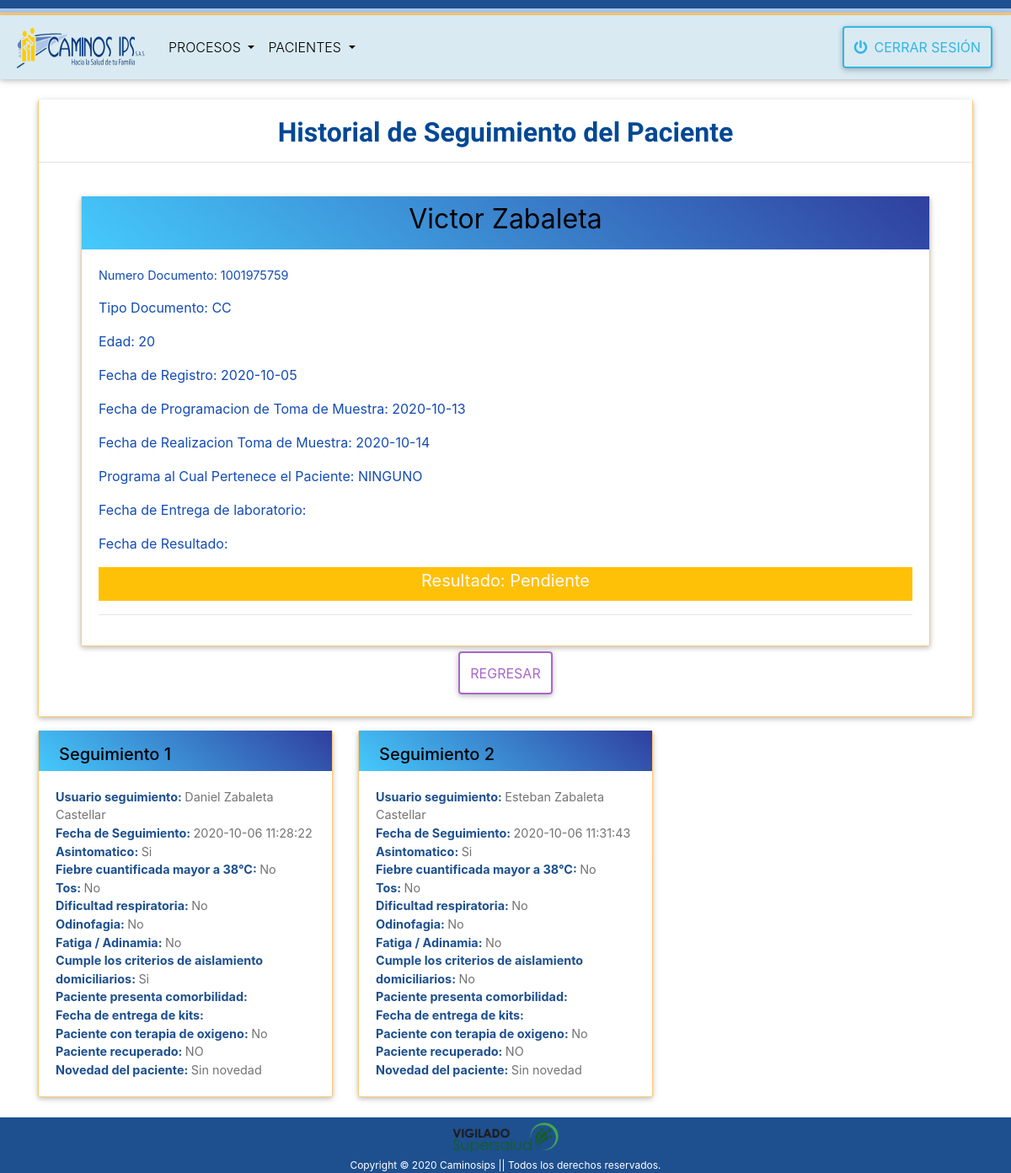
Page /historial_paciente.php?fs=2020-10-06&nd=1001975759 on the committed database.
### tables this page shows
CREATE TABLE IF NOT EXISTS `prog_toma_muestra` (
  `id` int(11) NOT NULL AUTO_INCREMENT,
  `usuario_id` int(11) DEFAULT NULL,
  `pacientes_id` int(11) NOT NULL,
  `acepta_visita` text,
  `fecha_programacion` datetime DEFAULT NULL,
  `fecha_realizacion` datetime DEFAULT NULL,
  `visita_exitosa` varchar(50) DEFAULT NULL,
  `tipo_prueba` varchar(50) DEFAULT NULL,
  `observacion` varchar(45) DEFAULT NULL,
  `motivo` text,
  `programacion_atencion` varchar(45) DEFAULT NULL,
  `programa_pertenece` varchar(45) DEFAULT NULL,
  `fecha_entrega_lab` date DEFAULT NULL,
  `fecha_procesamiento` date DEFAULT NULL,
  `fecha_resultado` date DEFAULT NULL,
  `resultado` enum('Positivo','Negativo','Pendiente') DEFAULT 'Pendiente',
  `estado_proceso` varchar(10) NOT NULL DEFAULT 'ACTIVO',
  `notificado` varchar(2) NOT NULL DEFAULT 'NO',
  `fecha_notificacion` datetime DEFAULT NULL,
  `fecha_registro` datetime DEFAULT CURRENT_TIMESTAMP,
  PRIMARY KEY (`id`),
  KEY `index_paciente` (`pacientes_id`),
  KEY `usuario_id` (`usuario_id`),
  CONSTRAINT `FK_prog_toma_muestra_usuarios` FOREIGN KEY (`usuario_id`) REFERENCES `usuarios` (`id`),
  CONSTRAINT `prog_toma_muestra_ibfk_1` FOREIGN KEY (`pacientes_id`) REFERENCES `pacientes` (`id`)
);

CREATE TABLE IF NOT EXISTS `pacientes` (
  `id` int(11) NOT NULL AUTO_INCREMENT,
  `primer_nombre` text NOT NULL,
  `tipo_paciente` text NOT NULL,
  `segundo_nombre` text,
  `primer_apellido` text NOT NULL,
  `segundo_apellido` text,
  `tipo_documento` text NOT NULL,
  `numero_documento` bigint(20) NOT NULL,
  `edad` int(11) NOT NULL,
  `unidad_medida` varchar(100) NOT NULL,
  `sexo` varchar(100) NOT NULL,
  `barrio` varchar(100) NOT NULL,
  `municipio` varchar(100) NOT NULL,
  `correo` varchar(100) DEFAULT NULL,
  `telefono` bigint(20) NOT NULL,
  `telefono2` bigint(20) DEFAULT NULL,
  `aseguradora` text NOT NULL,
  `novedad_paciente` varchar(40) DEFAULT NULL,
  `regimen` varchar(50) NOT NULL,
  `estado_paciente` enum('VIVO','MUERTO') NOT NULL DEFAULT 'VIVO',
  `fecha_fallecimiento` datetime DEFAULT NULL,
  `laboratorio` varchar(50) DEFAULT NULL,
  `trabajador_salud` enum('SI','NO') DEFAULT NULL,
  `contacto_caso_confirmado` enum('SI','NO') DEFAULT NULL,
  `observacion_paciente` text,
  `fecha_nacimiento` date DEFAULT NULL,
  `fecha_prog_recep` datetime DEFAULT NULL,
  `fecha_registro` timestamp NOT NULL DEFAULT CURRENT_TIMESTAMP,
  `id_usuario_programacion` int(11) DEFAULT NULL,
  `id_usuario_seguimiento` int(11) DEFAULT NULL,
  `id_usuario_notificacion` int(11) DEFAULT NULL,
  PRIMARY KEY (`id`),
  UNIQUE KEY `numero_documento` (`numero_documento`),
  KEY `FK_pacientes_usuarios_seguimiento` (`id_usuario_seguimiento`),
  KEY `FK_pacientes_usuarios_programacion` (`id_usuario_programacion`),
  KEY `FK_pacientes_usuarios_notificacion` (`id_usuario_notificacion`),
  CONSTRAINT `FK_pacientes_usuarios_notificacion` FOREIGN KEY (`id_usuario_notificacion`) REFERENCES `usuarios` (`id`) ON DELETE SET NULL ON UPDATE CASCADE,
  CONSTRAINT `FK_pacientes_usuarios_programacion` FOREIGN KEY (`id_usuario_programacion`) REFERENCES `usuarios` (`id`) ON DELETE SET NULL ON UPDATE CASCADE,
  CONSTRAINT `FK_pacientes_usuarios_seguimiento` FOREIGN KEY (`id_usuario_seguimiento`) REFERENCES `usuarios` (`id`) ON DELETE SET NULL ON UPDATE CASCADE
);

CREATE TABLE IF NOT EXISTS `seguimiento_paciente` (
  `id` int(11) NOT NULL AUTO_INCREMENT,
  `complemento_seg_id` int(11) NOT NULL,
  `tipo_toma` enum('Primera toma','Segunda toma') NOT NULL DEFAULT 'Primera toma',
  `fecha_hora` timestamp NOT NULL,
  `asintomatico` varchar(45) NOT NULL,
  `fecha_sintomas` date DEFAULT NULL,
  `fiebre_cuantificada` varchar(45) NOT NULL,
  `tos` varchar(45) NOT NULL,
  `dificultad_respiratoria` varchar(45) NOT NULL,
  `odinofagia` varchar(45) NOT NULL,
  `fatiga_adinamia` varchar(45) NOT NULL,
  `cumple_criterios` varchar(50) NOT NULL,
  `comorbilidad` varchar(50) DEFAULT NULL,
  `entrega_kits` varchar(50) DEFAULT NULL,
  `fecha_entrega_kits` date DEFAULT NULL,
  `oxigeno_terapia` varchar(50) DEFAULT NULL,
  `tipo_flujo` enum('Alto flujo','Bajo flujo') DEFAULT NULL,
  `ambito_atencion` varchar(50) NOT NULL,
  `saturacion_oxigeno` varchar(50) NOT NULL,
  `actual` enum('si','no') DEFAULT 'si',
  `novedad_paciente` longtext,
  `paciente_recuperado` enum('SI','NO','POR DEFINIR') DEFAULT NULL,
  `id_usuario` int(11) NOT NULL,
  `id_pacientes` int(11) DEFAULT NULL,
  PRIMARY KEY (`id`),
  KEY `id_pacientes` (`id_pacientes`),
  KEY `seguimiento_paciente_ibfk_2` (`id_usuario`),
  KEY `complemento_seg_id` (`complemento_seg_id`),
  CONSTRAINT `seguimiento_paciente_ibfk_3` FOREIGN KEY (`complemento_seg_id`) REFERENCES `complemento_seg` (`id`)
);

CREATE TABLE IF NOT EXISTS `usuarios` (
  `id` int(11) NOT NULL AUTO_INCREMENT,
  `nombre_apellido` varchar(45) NOT NULL,
  `identificacion` varchar(50) NOT NULL DEFAULT '',
  `clave` varchar(100) NOT NULL,
  `roles` enum('Auxiliar de programacion','Auxiliar de seguimiento','Coordinador covid','Medico','Digitador') NOT NULL,
  `sede` enum('Cartagena','Barranquilla','Carmen de bolivar') DEFAULT NULL,
  PRIMARY KEY (`id`),
  UNIQUE KEY `identificacion` (`identificacion`)
);

### historial_paciente.php (called while the page is built, shortened)
<?php session_start();
include 'conexion.php';
    $documento = $_REQUEST['nd'];
    $fecha_seguimiento = $_REQUEST['fs'];
    if (empty($documento) or (!is_numeric($documento))) {
        $errores = 'El campo no debe estar vacio y debe ser solo numerico';
    } else {
        $consulta = $conexion->prepare("SELECT * FROM pacientes WHERE numero_documento = $documento");
        $consulta->execute();
        if ($consulta->rowCount() > 0) {
            $consulta = $conexion->prepare("SELECT CONCAT(primer_nombre, ' ', primer_apellido) AS 'Nombre_Completo', numero_documento, tipo_documento,
        DATE(pacientes.fecha_registro) AS fecha_registro,edad,DATE(ptm.fecha_programacion) AS fecha_programacion, DATE(ptm.fecha_realizacion) AS fecha_realizacion, programa_pertenece, DATE(fecha_entrega_lab) AS fecha_entrega_lab, DATE(fecha_resultado) AS fecha_resultado, resultado
         FROM pacientes
         INNER JOIN prog_toma_muestra ptm ON ptm.pacientes_id = pacientes.id
         WHERE numero_documento = :numero_documento");
            $consulta->execute(array(':numero_documento' => $documento));
            $resultado = $consulta->fetch();
            $Nombre_Completo = $resultado['Nombre_Completo'];
            $tipo_documento = $resultado['tipo_documento'];
            $numero_documento = $resultado['numero_documento'];
            $fecha_registro = $resultado['fecha_registro'];
            $edad = $resultado['edad'];
            $fecha_programacion = $resultado['fecha_programacion'];
            $fecha_realizacion = $resultado['fecha_realizacion'];
            $programa_pertenece = $resultado['programa_pertenece'];
            $resultado = $resultado['resultado'];
            $stm = $conexion->prepare("SELECT
             u.nombre_apellido,
             s.fecha_hora, s.asintomatico, s.fiebre_cuantificada, s.tos, s.dificultad_respiratoria,
             s.odinofagia, s.fatiga_adinamia, cumple_criterios, comorbilidad, fecha_entrega_kits, oxigeno_terapia, s.novedad_paciente, s.paciente_recuperado
             FROM `complemento_seg` C
             INNER JOIN pacientes P ON p.id = c.id_pacientes
             INNER JOIN seguimiento_paciente s ON s.complemento_seg_id = c.id
             INNER JOIN usuarios u ON s.id_usuario = u.id
             WHERE P.numero_documento = ? AND DATE(fecha_hora) = ?");
            $stm->execute(array($documento, $fecha_seguimiento));
            $res = $stm->fetchAll(PDO::FETCH_OBJ);
        } else {
            $errores = 'Paciente no se encuentra Registrado';
        }
    }
require 'views/historial_paciente_view.php';
?>

### views/historial_paciente_view.php (the view, shortened to what this page needs)
<?php require_once 'views/header_view.php' ?>
    <div class="container padre mt-4">
        <div class="card mb-3 text-center hoverable">
            <h4 class="mb-1">
                <strong>Historial de Seguimiento del Paciente</strong>
                <hr>
                </h4>
            <div class="card-body">
                <div class="col-sm-12">
                    <div class="comtainer">
                        <?php
                            if (!empty($resultado)){?>
                        <div class="container">
                            <div class="card card-cascade">
                                <div class="view view-cascade gradient-card-header blue-gradient">
                                    <h2 class="card-header-title mb-3 mt-2"><?php echo $Nombre_Completo;?></h2>
                                </div>
                                <div class="card-body card-body-cascade text-left">
                                    <p style="color:rgba(13, 70, 177, 0.972)" ; class="card-text">Numero Documento:
                                        <?php echo $numero_documento;?></p>
                                    <p style="color:rgba(13, 70, 177, 0.972)" ;class="card-text">Tipo Documento:
                                        <?php echo $tipo_documento;?></p>
                                    <p style="color:rgba(13, 70, 177, 0.972)" ;class="card-text">Edad:
                                        <?php echo $edad;?></p>
                                    <p style="color:rgba(13, 70, 177, 0.972)" ;class="card-text">Fecha de Registro:
                                        <?php echo $fecha_registro;?></p>
                                    <p style="color:rgba(13, 70, 177, 0.972)" ;class="card-text">Fecha de
                                        Programacion de Toma de Muestra: <?php echo $fecha_programacion;?></p>
                                    <p style="color:rgba(13, 70, 177, 0.972)" ;class="card-text">Fecha de
                                        Realizacion Toma de Muestra: <?php echo $fecha_realizacion;?></p>
                                    <p style="color:rgba(13, 70, 177, 0.972)" ;class="card-text">Programa al Cual
                                        Pertenece el Paciente: <?php echo $programa_pertenece;?></p>
                                    <p style="color:rgba(13, 70, 177, 0.972)" ;class="card-text">Fecha de Entrega de
                                        laboratorio: <?php echo $fecha_entrega_lab;?></p>
                                    <p style="color:rgba(13, 70, 177, 0.972)" ;class="card-text">Fecha de Resultado:
                                        <?php echo $fecha_resultado;?></p>
                                    <?php if($resultado == 'Pendiente'): ?>
                                        <div class="text-center text-light bg-warning py-1">
                                            <h5>Resultado:
                                            <?php echo $resultado;?></h5>
                                        </div>
                                    <?php endif ?>
                                    <hr>
                                </div>
                            </div>
                            <?php } ?>
                            <a href="historial_paciente_fecha.php?nd=<?= $numero_documento ?>" class="btn btn-outline-secondary">Regresar</a>
                        </div>
                    </div>
                </div>
            </div>
        </div>
    </div>
    <?php if (!empty($res)) : ?>
    <div class="container">
        <div class="row">
            <?php $i = 1;
            foreach ($res as $key) : ?>
            <div class="col-4">
                <div class="card card-cascade wider">
                    <div class="view view-cascade gradient-card-header blue-gradient">
                            <h5 class='ml-4'> Seguimiento <?= $i ?></h5>
                    </div>
                    <div class="card-body card-body-cascade text-left">
                        <p class="card-text ">
                            <strong style="color:rgba(30, 80, 143)">Usuario seguimiento:
                            </strong><?= $key->nombre_apellido ?>
                            <br>
                            <strong style="color:rgba(30, 80, 143)">Fecha de Seguimiento:
                            </strong><?= $key->fecha_hora ?>
                            <br>
                            <strong style="color:rgba(30, 80, 143)">Asintomatico:
                            </strong><?= $key->asintomatico ?>
                            <br>
                            <strong style="color:rgba(30, 80, 143)">Fiebre cuantificada mayor a 38°C:
                            </strong><?= $key->fiebre_cuantificada ?>
                            <br>
                            <strong style="color:rgba(30, 80, 143)">Tos: </strong><?= $key->tos ?>
                            <br>
                            <strong style="color:rgba(30, 80, 143)">Dificultad respiratoria:
                            </strong><?= $key->dificultad_respiratoria ?>
                            <br>
                            <strong style="color:rgba(30, 80, 143)">Odinofagia: </strong><?= $key->odinofagia ?>
                            <br>
                            <strong style="color:rgba(30, 80, 143)">Fatiga / Adinamia:
                            </strong><?= $key->fatiga_adinamia ?>
                            <br>
                            <strong style="color:rgba(30, 80, 143)">Cumple los criterios de aislamiento
                                domiciliarios: </strong><?= $key->cumple_criterios ?>
                            <br>
                            <strong style="color:rgba(30, 80, 143)">Paciente presenta comorbilidad:
                            </strong><?= $key->comorbilidad ?>
                            <br>
                            <strong style="color:rgba(30, 80, 143)">Fecha de entrega de kits:
                            </strong><?= $key->fecha_entrega_kits ?>
                            <br>
                            <strong style="color:rgba(30, 80, 143)">Paciente con terapia de oxigeno:
                            </strong><?= $key->oxigeno_terapia ?>
							<br>
                            <strong style="color:rgba(30, 80, 143)">Paciente recuperado:
                            </strong><?= $key->paciente_recuperado ?>
                            <br>
                            <strong style="color:rgba(30, 80, 143)">Novedad del paciente:
                            </strong><?= $key->novedad_paciente ?>
                        </p>
                    </div>
                </div>
                <br>
            </div>
            <?php $i++;
                    endforeach ?>
        </div>
    </div>
    <?php endif ?>
<?php require_once 'views/footer_view.php' ?>

### css/stylos_formulario.css (style rules this page uses)
.padre h4 { font-family: 'Poiret One', cursive; }
body h4 { margin-top: 20px; color: #004894; }
* { margin: 0; padding: 0; -webkit-box-sizing: border-box; -moz-box-sizing: border-box; box-sizing: border-box; }
.card { padding-right: 0px !important; }

### rows in the picture
prog_toma_muestra: pacientes.numero_documento "1001975759", pacientes.tipo_documento "CC", pacientes.edad "20", programa_pertenece "NINGUNO", resultado "Pendiente"
seguimiento_paciente: id_usuario.nombre_apellido "Daniel Zabaleta Castellar", fecha_hora "2020-10-06 11:28:22", asintomatico "Si", fiebre_cuantificada "No", tos "No", dificultad_respiratoria "No", odinofagia "No", fatiga_adinamia "No", cumple_criterios "Si", oxigeno_terapia "No", paciente_recuperado "NO", novedad_paciente "Sin novedad"
seguimiento_paciente: id_usuario.nombre_apellido "Esteban Zabaleta Castellar", fecha_hora "2020-10-06 11:31:43", asintomatico "Si", fiebre_cuantificada "No", tos "No", dificultad_respiratoria "No", odinofagia "No", fatiga_adinamia "No", cumple_criterios "No", oxigeno_terapia "No", paciente_recuperado "NO", novedad_paciente "Sin novedad"

### other values in the picture
$Nombre_Completo "Victor Zabaleta"
$fecha_registro "2020-10-05"
$fecha_programacion "2020-10-13"
$fecha_realizacion "2020-10-14"
